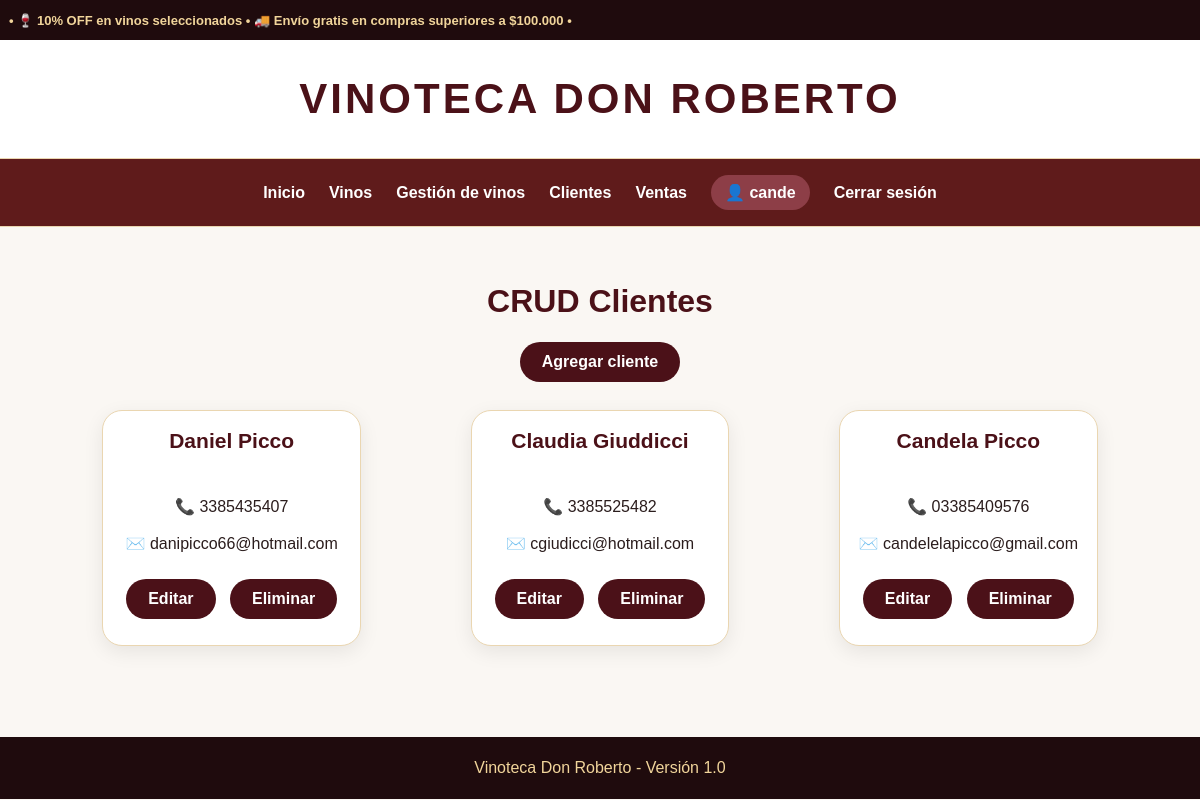
Screenshot of /clientes/ (signed in) with the database file from the repository.
### usuarios/models.py (models this page shows)
class Usuario(AbstractUser):
    pass

### gestion/models.py (models this page shows, shortened)
class Cliente(models.Model):
    nombre = models.CharField(max_length=100)
    apellido = models.CharField(max_length=100)
    telefono = models.CharField(max_length=50)
    email = models.EmailField()

### gestion/views.py (the view)
@login_required
def cliente_listar(request):
    clientes = Cliente.objects.all().order_by("-id")
    return render(request, "gestion/cliente_listar.html", {"clientes": clientes})

### gestion/context_processors.py (called while the page is built)
def datos_sistema(request):
    return {
        "nombre_sistema": "Vinoteca Don Roberto ",
        "version": "1.0",
    }

### templates/gestion/cliente_listar.html (shortened to what this page needs)
{% extends 'base.html' %}
{% block body %}
<h1>CRUD Clientes</h1>
<a href="{% url 'cliente_crear' %}" class="boton">
    Agregar cliente
</a>
<ul class="lista">
{% for cliente in clientes %}
<li class="card">
    <strong>
        {{ cliente.nombre }} {{ cliente.apellido }}
    </strong>
    <br><br>
    📞 {{ cliente.telefono }}
    <br><br>
    ✉️ {{ cliente.email }}
    <br><br>
    <a href="{% url 'cliente_editar' cliente.id %}" class="boton">
        Editar
    </a>
    <a href="{% url 'cliente_eliminar' cliente.id %}" class="boton">
        Eliminar
    </a>
</li>
{% empty %}
<li class="card">
    No hay clientes cargados.
</li>
{% endfor %}
</ul>
{% endblock %}

### templates/base.html (shortened to what this page needs)
{% load static %}
<!DOCTYPE html>
<html lang="es">
<head>
    <link rel="stylesheet" href="{% static 'gestion/styles.css' %}">
</head>
<body>
<div class="topbar">
    <div class="topbar-track">
        <span>
            • 🍷 10% OFF en vinos seleccionados • 🚚 Envío gratis en compras superiores a $100.000 •
        </span>
    </div>
</div>
<header class="header">
    <h1>{{ nombre_sistema }}</h1>
</header>
<nav class="navbar">
    <a href="{% url 'home' %}">Inicio</a>
    <a href="{% url 'vinos_disponibles' %}">
        Vinos
    </a>
    {% if user.is_authenticated %}
        {% if perms.gestion.view_vino %}
            <a href="{% url 'vino_listar' %}">
                Gestión de vinos
            </a>
        {% endif %}
        {% if perms.gestion.view_cliente %}
            <a href="{% url 'cliente_listar' %}">
                Clientes
            </a>
        {% endif %}
        {% if perms.gestion.view_venta %}
            <a href="{% url 'venta_listar' %}">
                Ventas
            </a>
        {% endif %}
        <span class="usuario">
            👤 {{ user.username }}
        </span>
        <a href="{% url 'logout' %}">
            Cerrar sesión
        </a>
    {% endif %}
</nav>
<main class="contenedor">
    {% block body %}
    {% endblock %}
</main>
<footer class="footer">
    {{ nombre_sistema }} - Versión {{ version }}
</footer>
</body>
</html>

### gestion/static/gestion/styles.css (style rules this page uses)
* { box-sizing:border-box; }
body { margin:0; font-family: Arial, Helvetica, sans-serif; background:#faf7f3; color:#2b1d1d; }
.topbar { background:#1f0b0d; color:#f1d59b; text-align:center; padding:9px; font-size:13px; }
.header { background:white; text-align:center; padding:35px 20px; border-bottom:1px solid #ead6b1; }
.header h1 { margin:0; color:#4b1118; font-size:42px; letter-spacing:3px; text-transform:uppercase; }
.navbar { background:rgb(95, 27, 27); padding:16px; display:flex; justify-content:center; align-items:center; gap:24px; flex-wrap:wrap; border-bottom:1px solid #ead6b1; position:sticky; top:0; z-index:10; }
.navbar a { color:#ffffff; text-decoration:none; font-weight:bold; }
.usuario { background:#8d3e47; color:white; padding:8px 14px; border-radius:20px; font-weight:bold; }
.contenedor { width:90%; max-width:1180px; margin:auto; padding:35px 0; }
h1, .seccion-titulo { text-align:center; color:#4b1118; }
.lista { list-style:none; padding:0; display:grid; grid-template-columns:repeat(3, 1fr); gap:25px; }
.card { background:white; border-radius:20px; padding:18px; text-align:center; box-shadow:0 6px 20px rgba(0,0,0,.08); border:1px solid #ead6b1; transition:.3s; max-width:320px; margin:auto; }
.card strong { display:block; font-size:21px; color:#4b1118; margin-bottom:8px; }
.boton, a[href*="crear"], a[href*="editar"], a[href*="eliminar"], a[href*="toggle"] { display:inline-block; background:#4b1118; color:white; padding:11px 22px; border-radius:25px; text-decoration:none; font-weight:bold; margin:8px 5px; border:none; }
a[href*="crear"] { display:block; width:max-content; margin:0 auto 28px auto; }
.footer { background:#1f0b0d; color:#f1d59b; text-align:center; padding:22px; margin-top:40px; }
.topbar { background:#1f0b0d; color:#f1d59b; overflow:hidden; height:40px; display:flex; align-items:center; }
.topbar-track { display:flex; width:max-content; animation: scrollPromo 8s linear infinite; }
.topbar-track span { white-space:nowrap; padding-right:80px; font-weight:bold; }

### rows the page displays
Usuario: username "cande"
Cliente: nombre "Daniel", apellido "Picco", telefono "3385435407", email "danipicco66@hotmail.com"
Cliente: nombre "Claudia", apellido "Giuddicci", telefono "3385525482", email "cgiudicci@hotmail.com"
Cliente: nombre "Candela", apellido "Picco", telefono "03385409576", email "candelelapicco@gmail.com"

### other values shown
{{ nombre_sistema }} "VINOTECA DON ROBERTO"
{{ nombre_sistema }} "Vinoteca Don Roberto"
{{ version }} "1.0"
